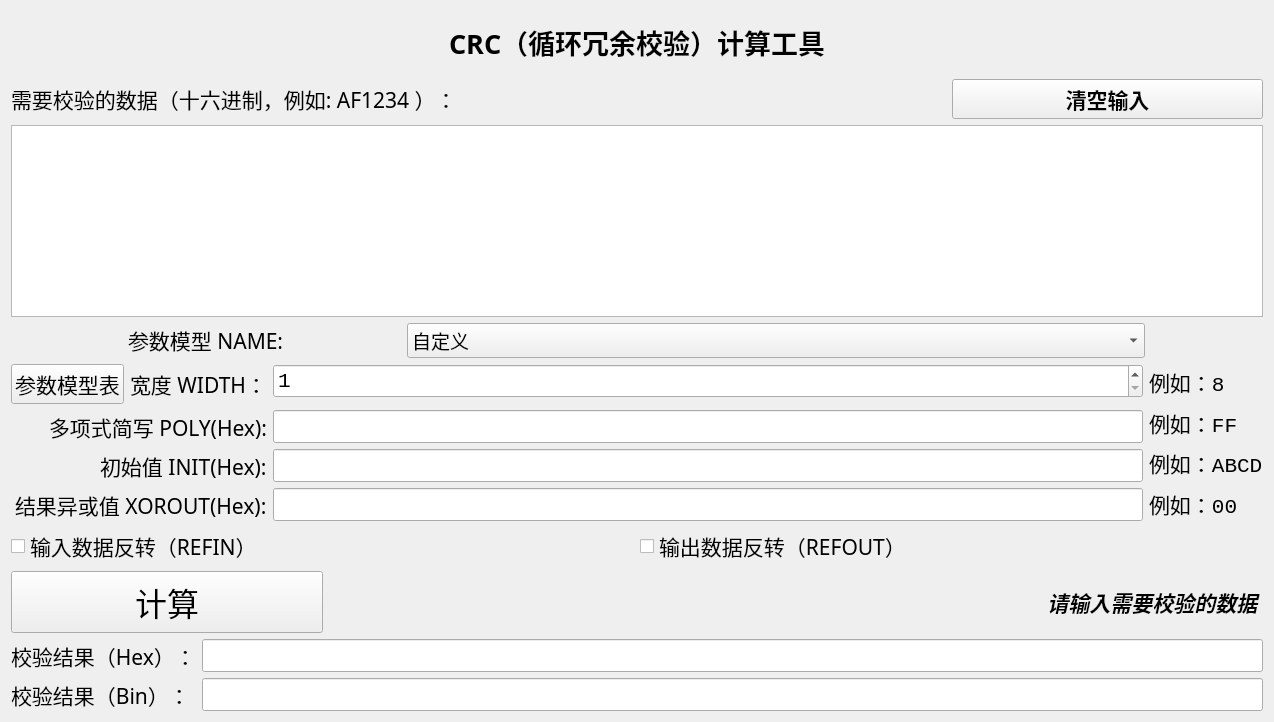
<?xml version="1.0" encoding="UTF-8"?>
<ui version="4.0">
 <class>crc</class>
 <widget class="QWidget" name="crc">
  <property name="geometry">
   <rect>
    <x>0</x>
    <y>0</y>
    <width>1274</width>
    <height>722</height>
   </rect>
  </property>
  <property name="font">
   <font>
    <family>Consolas</family>
    <pointsize>16</pointsize>
   </font>
  </property>
  <property name="windowTitle">
   <string>crc</string>
  </property>
  <layout class="QVBoxLayout" name="verticalLayout_2">
   <item>
    <widget class="QLabel" name="label">
     <property name="font">
      <font>
       <family>楷体</family>
       <pointsize>20</pointsize>
       <weight>75</weight>
       <bold>true</bold>
      </font>
     </property>
     <property name="text">
      <string>CRC（循环冗余校验）计算工具</string>
     </property>
     <property name="alignment">
      <set>Qt::AlignCenter</set>
     </property>
    </widget>
   </item>
   <item>
    <layout class="QHBoxLayout" name="horizontalLayout_5" stretch="3,1">
     <item>
      <widget class="QLabel" name="label_2">
       <property name="font">
        <font>
         <family>宋体</family>
         <pointsize>16</pointsize>
        </font>
       </property>
       <property name="text">
        <string>需要校验的数据（十六进制，例如: AF1234 ）：</string>
       </property>
      </widget>
     </item>
     <item>
      <widget class="QPushButton" name="pushButton_clear">
       <property name="font">
        <font>
         <family>宋体</family>
         <pointsize>16</pointsize>
         <weight>75</weight>
         <bold>true</bold>
        </font>
       </property>
       <property name="text">
        <string>清空输入</string>
       </property>
      </widget>
     </item>
    </layout>
   </item>
   <item>
    <widget class="QTextEdit" name="textEdit">
     <property name="sizePolicy">
      <sizepolicy hsizetype="Preferred" vsizetype="Preferred">
       <horstretch>0</horstretch>
       <verstretch>0</verstretch>
      </sizepolicy>
     </property>
     <property name="documentTitle">
      <string/>
     </property>
    </widget>
   </item>
   <item>
    <layout class="QHBoxLayout" name="horizontalLayout_4">
     <item>
      <widget class="QLabel" name="label_3">
       <property name="sizePolicy">
        <sizepolicy hsizetype="Fixed" vsizetype="Fixed">
         <horstretch>0</horstretch>
         <verstretch>0</verstretch>
        </sizepolicy>
       </property>
       <property name="font">
        <font>
         <family>楷体</family>
         <pointsize>16</pointsize>
         <weight>50</weight>
         <bold>false</bold>
        </font>
       </property>
       <property name="text">
        <string>参数模型 NAME:</string>
       </property>
      </widget>
     </item>
     <item>
      <widget class="QComboBox" name="comboBox">
       <property name="sizePolicy">
        <sizepolicy hsizetype="Fixed" vsizetype="Fixed">
         <horstretch>0</horstretch>
         <verstretch>0</verstretch>
        </sizepolicy>
       </property>
       <property name="font">
        <font>
         <family>宋体</family>
         <pointsize>14</pointsize>
        </font>
       </property>
       <item>
        <property name="text">
         <string>自定义</string>
        </property>
       </item>
       <item>
        <property name="text">
         <string>CRC-4/ITU           x^4 + x + 1</string>
        </property>
       </item>
       <item>
        <property name="text">
         <string>CRC-5/EPC           x^5 + x^3 + 1</string>
        </property>
       </item>
       <item>
        <property name="text">
         <string>CRC-5/ITU           x^5 + x^4 + x^2 + 1</string>
        </property>
       </item>
       <item>
        <property name="text">
         <string>CRC-5/USB           x^5 + x^2 + 1</string>
        </property>
       </item>
       <item>
        <property name="text">
         <string>CRC-6/ITU           x^6 + x + 1</string>
        </property>
       </item>
       <item>
        <property name="text">
         <string>CRC-7/MMC           x^7 + x^3 + 1</string>
        </property>
       </item>
       <item>
        <property name="text">
         <string>CRC-8               x^8 + x^2 + x + 1</string>
        </property>
       </item>
       <item>
        <property name="text">
         <string>CRC-8/ITU           x^8 + x^2 + x + 1</string>
        </property>
       </item>
       <item>
        <property name="text">
         <string>CRC-8/ROHC          x^8 + x^2 + x + 1</string>
        </property>
       </item>
       <item>
        <property name="text">
         <string>CRC-8/MAXIM         x^8 + x^5 + x^4 + 1</string>
        </property>
       </item>
       <item>
        <property name="text">
         <string>CRC-16/IBM          x^16 + x^15 + x^2 + 1</string>
        </property>
       </item>
       <item>
        <property name="text">
         <string>CRC-16/MAXIM        x^16 + x^15 + x^2 + 1</string>
        </property>
       </item>
       <item>
        <property name="text">
         <string>CRC-16/USB          x^16 + x^15 + x^2 + 1</string>
        </property>
       </item>
       <item>
        <property name="text">
         <string>CRC-16/MODBUS       x^16 + x^15 + x^2 + 1</string>
        </property>
       </item>
       <item>
        <property name="text">
         <string>CRC-16/CCITT        x^16 + x^12 + x^5 + 1</string>
        </property>
       </item>
       <item>
        <property name="text">
         <string>CRC-16/CCITT-FALSE  x^16 + x^12 + x^5 + 1</string>
        </property>
       </item>
       <item>
        <property name="text">
         <string>CRC-16/X25          x^16 + x^12 + x^5 + 1</string>
        </property>
       </item>
       <item>
        <property name="text">
         <string>CRC-16/XMODEM       x^16 + x^12 + x^5 + 1</string>
        </property>
       </item>
       <item>
        <property name="text">
         <string>CRC-16/DNP          x16+x13+x12+x11+x10+x8+x6+x5+x2+1</string>
        </property>
       </item>
       <item>
        <property name="text">
         <string>CRC-32              x32+x26+x23+x22+x16+x12+x11+x10+x8+x7+x5+x4+x2+x+1</string>
        </property>
       </item>
       <item>
        <property name="text">
         <string>CRC-32/MPEG-2       x32+x26+x23+x22+x16+x12+x11+x10+x8+x7+x5+x4+x2+x+1</string>
        </property>
       </item>
      </widget>
     </item>
    </layout>
   </item>
   <item>
    <layout class="QHBoxLayout" name="horizontalLayout_2">
     <item>
      <layout class="QFormLayout" name="formLayout">
       <property name="labelAlignment">
        <set>Qt::AlignRight|Qt::AlignTrailing|Qt::AlignVCenter</set>
       </property>
       <item row="0" column="1">
        <widget class="QSpinBox" name="spinBox_width">
         <property name="minimum">
          <number>1</number>
         </property>
         <property name="maximum">
          <number>32</number>
         </property>
        </widget>
       </item>
       <item row="1" column="0">
        <widget class="QLabel" name="label_5">
         <property name="font">
          <font>
           <family>楷体</family>
           <pointsize>16</pointsize>
           <weight>50</weight>
           <bold>false</bold>
          </font>
         </property>
         <property name="text">
          <string>多项式简写 POLY(Hex):</string>
         </property>
        </widget>
       </item>
       <item row="1" column="1">
        <widget class="QLineEdit" name="lineEdit_poly"/>
       </item>
       <item row="2" column="0">
        <widget class="QLabel" name="label_6">
         <property name="font">
          <font>
           <family>楷体</family>
           <pointsize>16</pointsize>
           <weight>50</weight>
           <bold>false</bold>
          </font>
         </property>
         <property name="text">
          <string>初始值 INIT(Hex):</string>
         </property>
        </widget>
       </item>
       <item row="2" column="1">
        <widget class="QLineEdit" name="lineEdit_init"/>
       </item>
       <item row="3" column="0">
        <widget class="QLabel" name="label_7">
         <property name="font">
          <font>
           <family>楷体</family>
           <pointsize>16</pointsize>
           <weight>50</weight>
           <bold>false</bold>
          </font>
         </property>
         <property name="text">
          <string>结果异或值 XOROUT(Hex):</string>
         </property>
        </widget>
       </item>
       <item row="3" column="1">
        <widget class="QLineEdit" name="lineEdit_xorout"/>
       </item>
       <item row="0" column="0">
        <layout class="QHBoxLayout" name="horizontalLayout">
         <item>
          <widget class="QPushButton" name="pushButton_table">
           <property name="font">
            <font>
             <family>楷体</family>
            </font>
           </property>
           <property name="text">
            <string>参数模型表</string>
           </property>
          </widget>
         </item>
         <item>
          <widget class="QLabel" name="label_4">
           <property name="font">
            <font>
             <family>楷体</family>
             <pointsize>16</pointsize>
             <weight>50</weight>
             <bold>false</bold>
            </font>
           </property>
           <property name="text">
            <string>宽度 WIDTH：</string>
           </property>
          </widget>
         </item>
        </layout>
       </item>
      </layout>
     </item>
     <item>
      <layout class="QVBoxLayout" name="verticalLayout">
       <item>
        <widget class="QLabel" name="label_8">
         <property name="text">
          <string>例如：8</string>
         </property>
        </widget>
       </item>
       <item>
        <widget class="QLabel" name="label_9">
         <property name="text">
          <string>例如：FF</string>
         </property>
        </widget>
       </item>
       <item>
        <widget class="QLabel" name="label_10">
         <property name="text">
          <string>例如：ABCD</string>
         </property>
        </widget>
       </item>
       <item>
        <widget class="QLabel" name="label_11">
         <property name="text">
          <string>例如：00</string>
         </property>
        </widget>
       </item>
      </layout>
     </item>
    </layout>
   </item>
   <item>
    <layout class="QHBoxLayout" name="horizontalLayout_3">
     <item>
      <widget class="QCheckBox" name="checkBox_refin">
       <property name="font">
        <font>
         <family>宋体</family>
         <pointsize>16</pointsize>
        </font>
       </property>
       <property name="text">
        <string>输入数据反转（REFIN）</string>
       </property>
      </widget>
     </item>
     <item>
      <widget class="QCheckBox" name="checkBox_refout">
       <property name="font">
        <font>
         <family>宋体</family>
         <pointsize>16</pointsize>
        </font>
       </property>
       <property name="text">
        <string>输出数据反转（REFOUT）</string>
       </property>
      </widget>
     </item>
    </layout>
   </item>
   <item>
    <layout class="QHBoxLayout" name="horizontalLayout_6" stretch="1,3">
     <item>
      <widget class="QPushButton" name="pushButton_calculate">
       <property name="sizePolicy">
        <sizepolicy hsizetype="Minimum" vsizetype="Minimum">
         <horstretch>0</horstretch>
         <verstretch>0</verstretch>
        </sizepolicy>
       </property>
       <property name="minimumSize">
        <size>
         <width>70</width>
         <height>60</height>
        </size>
       </property>
       <property name="font">
        <font>
         <family>华文琥珀</family>
         <pointsize>24</pointsize>
        </font>
       </property>
       <property name="text">
        <string>计算</string>
       </property>
      </widget>
     </item>
     <item>
      <widget class="QLabel" name="label_tips">
       <property name="font">
        <font>
         <family>宋体</family>
         <pointsize>16</pointsize>
         <weight>75</weight>
         <italic>true</italic>
         <bold>true</bold>
        </font>
       </property>
       <property name="text">
        <string>请输入需要校验的数据 </string>
       </property>
       <property name="alignment">
        <set>Qt::AlignRight|Qt::AlignTrailing|Qt::AlignVCenter</set>
       </property>
      </widget>
     </item>
    </layout>
   </item>
   <item>
    <layout class="QFormLayout" name="formLayout_2">
     <item row="0" column="0">
      <widget class="QLabel" name="label_13">
       <property name="font">
        <font>
         <family>宋体</family>
         <pointsize>16</pointsize>
        </font>
       </property>
       <property name="text">
        <string>校验结果（Hex）：</string>
       </property>
      </widget>
     </item>
     <item row="0" column="1">
      <widget class="QLineEdit" name="lineEdit_result_hex"/>
     </item>
     <item row="1" column="0">
      <widget class="QLabel" name="label_14">
       <property name="font">
        <font>
         <family>宋体</family>
         <pointsize>16</pointsize>
        </font>
       </property>
       <property name="text">
        <string>校验结果（Bin）：</string>
       </property>
      </widget>
     </item>
     <item row="1" column="1">
      <widget class="QLineEdit" name="lineEdit_result_bin"/>
     </item>
    </layout>
   </item>
  </layout>
 </widget>
 <resources/>
 <connections/>
</ui>
